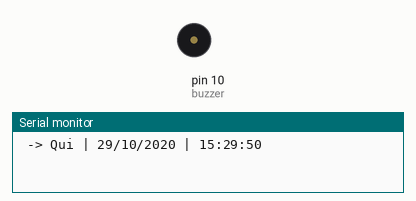
This sketch was run on a simulated Arduino Uno, built with avr-gcc and run on an emulated ATmega328P. On the bench: buzzer (waves = sounding), the last lines printed to the serial monitor. The local clock reads 2024-03-15 10:24:30 at power-on unless the sketch sets it.

Above: at 2.1 s.
At 40.52 s:
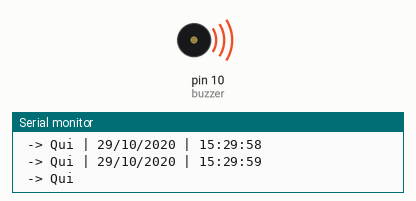
Timing chart, 0 to 42.0 s (numbered marks = the images above):
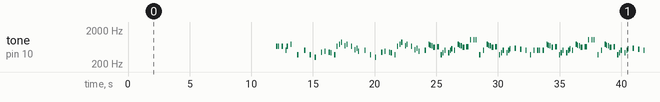

Measured:
- by itself, tone on pin 10 (buzzer): plays 660 Hz for 0.10 s, 660 Hz for 0.10 s, 660 Hz for 0.10 s, 510 Hz for 0.10 s, 660 Hz for 0.10 s, 770 Hz for 0.10 s … (119 notes in this stretch)

The sketch:

Date_and_serial_time.ino
```cpp
/* ========================================================================================================


======================================================================================================== */


// ========================================================================================================
// --- Bibliotecas Auxiliares ---
#include <virtuabotixRTC.h>                    //biblioteca para o RTC DS1302


// ========================================================================================================
// --- Mapeamento de Hardware ---
#define   clk   6
#define   dat   7
#define   rst   8


// ========================================================================================================
// --- Constantes Auxiliares ---
#define   segL       50
#define   minL       29
#define   horL       15
#define   d_semL      5
#define   d_mesL     29
#define   mesL       10
#define   anoL     2020


// ========================================================================================================
// --- Declaração de Objetos ---
virtuabotixRTC   myRTC(clk, dat, rst);         //declara objeto para o RTC


// ========================================================================================================
// --- Protótipo das Funções ---
void DS1302();
void week(int dayW);

int melodia[] = {660,660,660,510,660,770,380,510,380,320,440,480,450,430,380,660,760,860,700,760,660,520,580,480,510,380,320,440,480,450,430,380,660,760,860,700,760,660,520,580,480,500,760,720,680,620,650,380,430,500,430,500,570,500,760,720,680,620,650,1020,1020,1020,380,500,760,720,680,620,650,380,430,500,430,500,570,585,550,500,380,500,500,500,500,760,720,680,620,650,380,430,500,430,500,570,500,760,720,680,620,650,1020,1020,1020,380,500,760,720,680,620,650,380,430,500,430,500,570,585,550,500,380,500,500,500,500,500,500,500,580,660,500,430,380,500,500,500,500,580,660,870,760,500,500,500,500,580,660,500,430,380,660,660,660,510,660,770,380};
int duracaodasnotas[] = {100,100,100,100,100,100,100,100,100,100,100,80,100,100,100,80,50,100,80,50,80,80,80,80,100,100,100,100,80,100,100,100,80,50,100,80,50,80,80,80,80,100,100,100,100,150,150,100,100,100,100,100,100,100,100,100,100,150,200,80,80,80,100,100,100,100,100,150,150,100,100,100,100,100,100,100,100,100,100,100,100,100,100,100,100,100,150,150,100,100,100,100,100,100,100,100,100,100,150,200,80,80,80,100,100,100,100,100,150,150,100,100,100,100,100,100,100,100,100,100,100,100,100,60,80,60,80,80,80,80,80,80,60,80,60,80,80,80,80,80,60,80,60,80,80,80,80,80,80,100,100,100,100,100,100,100};
const int LED_PIN = 10;
const int buzzer = 10;
const int HORA = 15;
const int MINUTO = 30;
const int SEC = 00;

// ========================================================================================================
// --- Configurações Iniciais ---
void setup()
{
  pinMode(buzzer,OUTPUT);
  //digitalWrite(LED_PIN, HIGH);
  delay(2000);
  //digitalWrite(LED_PIN, LOW);
  Serial.begin(9600);

  //Faça upload do código para o Arduino uma vez para carregar os
  //dados iniciai no RTC.
  //Após, comente a linha abaixo e faça upload novamente.
  myRTC.setDS1302Time(segL, minL, horL, d_semL, d_mesL, mesL, anoL);

} //end setup


// ========================================================================================================
// --- Loop Infinito ---
void loop()
{

   DS1302();

} //end loop


// ========================================================================================================
// --- Desenvolvimento das Funções ---
void DS1302()
{
  myRTC.updateTime();         //faz leitura do DS1302

  // Imprime informações
  Serial.print(" -> ");
  week(myRTC.dayofweek);
  Serial.print(" | ");
  Serial.print(myRTC.dayofmonth);
  Serial.print("/");
  Serial.print(myRTC.month);
  Serial.print("/");
  Serial.print(myRTC.year);
  Serial.print(" | ");
  if(myRTC.hours < 10) Serial.print("0");
  Serial.print(myRTC.hours);
  Serial.print(":");
  if(myRTC.minutes < 10) Serial.print("0");
  Serial.print(myRTC.minutes);
  Serial.print(":");
  if(myRTC.seconds < 10) Serial.print("0");
  Serial.println(myRTC.seconds);
  delay(1000);

} //end DS1302


void week(int dayW)
{

  switch(dayW)
  {
    case 1: Serial.print("Dom"); break;
    case 2: Serial.print("Seg"); break;
    case 3: Serial.print("Ter"); break;
    case 4: Serial.print("Qua"); break;
    case 5: Serial.print("Qui"); break;
    case 6: Serial.print("Sex"); break;
    case 7: Serial.print("Sab"); break;

  } //end switch

   if (((myRTC.hours) == HORA) && ((myRTC.minutes) == MINUTO) &&  ((myRTC.seconds) == SEC)) {

        //digitalWrite(LED_PIN, HIGH)

        //tone(buzzer,1500);
        //delay(500);


        for (int nota = 0; nota < 156; nota++) {

              int duracaodanota = duracaodasnotas[nota];
              tone(buzzer, melodia[nota],duracaodanota);
              int pausadepoisdasnotas[] ={150,300,300,100,300,550,575,450,400,500,300,330,150,300,200,200,150,300,150,350,300,150,150,500,450,400,500,300,330,150,300,200,200,150,300,150,350,300,150,150,500,300,100,150,150,300,300,150,150,300,150,100,220,300,100,150,150,300,300,300,150,300,300,300,100,150,150,300,300,150,150,300,150,100,420,450,420,360,300,300,150,300,300,100,150,150,300,300,150,150,300,150,100,220,300,100,150,150,300,300,300,150,300,300,300,100,150,150,300,300,150,150,300,150,100,420,450,420,360,300,300,150,300,150,300,350,150,350,150,300,150,600,150,300,350,150,150,550,325,600,150,300,350,150,350,150,300,150,600,150,300,300,100,300,550,575};
              delay(pausadepoisdasnotas[nota]);}

  } else {
        //digitalWrite(LED_PIN, LOW)

        noTone(buzzer);
        //delay(500);


  }

} //end week
```
